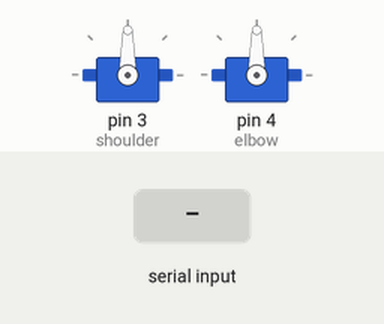
Recording of a sketch running on a simulated Arduino Uno, built with avr-gcc and run on an emulated ATmega328P. Shown: 2 × servo. The test bench sets the inputs (shaded band).

Above: at 1.2 s.
1.3 s: byte 30 received over Serial
At 2.3 s:
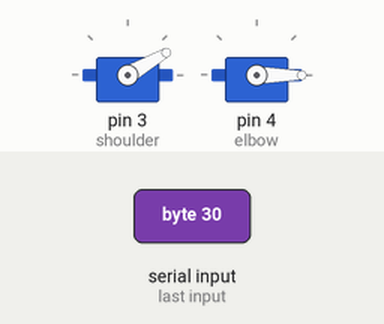
2.8 s: byte 90 received over Serial
At 3.5 s:
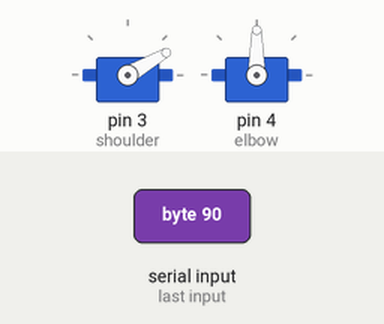
4.3 s: byte 120 received over Serial
At 4.6 s:
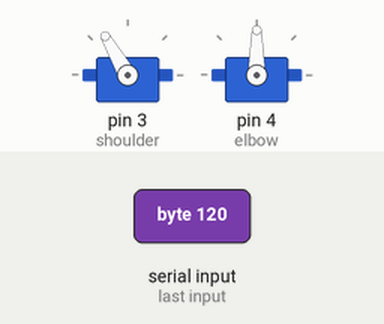
5.8 s: byte 30 received over Serial
At 7.0 s:
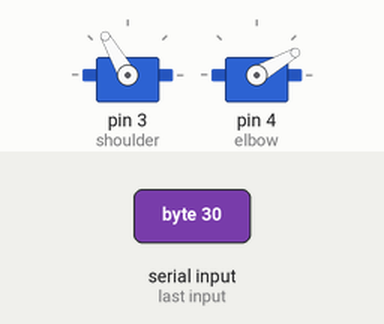
7.3 s: byte 90 received over Serial
At 8.1 s:
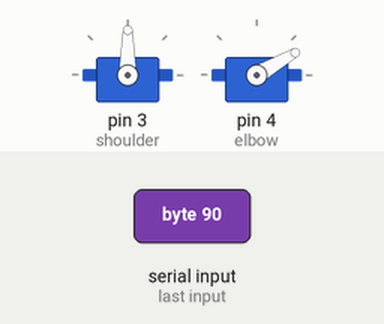
8.8 s: byte 120 received over Serial
At 9.3 s:
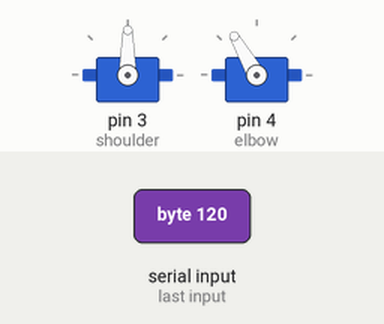
Timing chart, 0 to 11.3 s (numbered marks = the images above; inputs shaded):
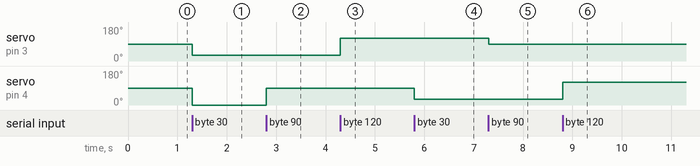

The sketch:

_3_invKin_serial.ino
```cpp
#include <Servo.h>

//Declares the servos.
Servo shoulder;
Servo elbow;


//Setup servo positions.
int nextServo = 0;
int servoAngles[] = {0, 0};

//Define pins for each servo.
void setup()
{
  shoulder.attach(3);
  elbow.attach(4);

  Serial.begin(9600);
}

void loop()
{
  if(Serial.available()>0)
  {
    int servoAngle = Serial.read();

    servoAngles[nextServo] = servoAngle;
    nextServo++;

    if(nextServo > 1)
    {
      nextServo = 0;
    }

    shoulder.write(servoAngles[0]);
    elbow.write(servoAngles[1]);

  }
}
```

Measured:
- after the input at 1.3 s, servo on pin 3 (shoulder): 90° → 30° at once; servo on pin 4 (elbow): 90° → 0° at once
- after the input at 2.8 s, servo on pin 4 (elbow): 0° → 90° at once
- after the input at 4.3 s, servo on pin 3 (shoulder): 30° → 120° at once
- after the input at 5.8 s, servo on pin 4 (elbow): 90° → 30° at once
- after the input at 7.3 s, servo on pin 3 (shoulder): 120° → 90° at once
- after the input at 8.8 s, servo on pin 4 (elbow): 30° → 120° at once
